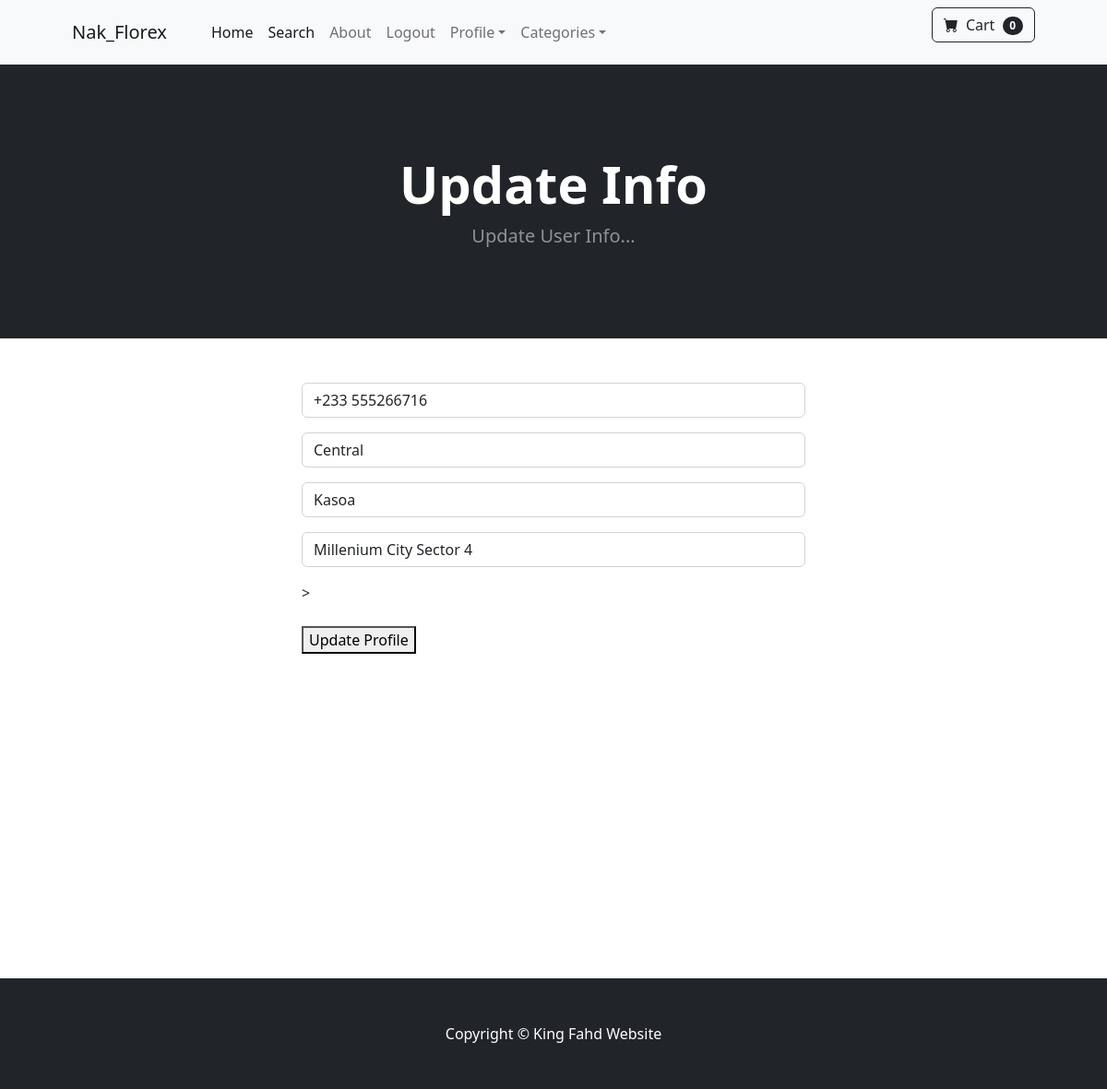
The page /update_info/ (signed in) on the database its author committed.
### main/models.py (models this page shows, shortened)
class Profile(models.Model):
    user = models.OneToOneField(User, on_delete=models.CASCADE)
    date_modified = models.DateTimeField(User, auto_now=True)
    phone = models.CharField(max_length=20, blank=True)
    region = models.CharField(max_length=200, blank=True)
    address1 = models.CharField(max_length=200, blank=True)
    address2 = models.CharField(max_length=200, blank=True)

### main/views.py (the view)
# urls.py: path("update_info/", views.update_info, name="update_info"),
def update_info(request):
    if request.user.is_authenticated:
        current_user = Profile.objects.get(user__id=request.user.id)
        form = UserInfoForm(request.POST or None, instance=current_user)
        if form.is_valid():
            form.save()
            messages.success(request, 'Your info has been updated!!!')
            return redirect('index')
        return render(request, "update_info.html", {'form':form})
    else:
        messages.success(request, 'Your must be logged in to access that page!!!')
        return redirect('index')

### main/forms.py
class UserInfoForm(forms.ModelForm):
    phone = forms.CharField(label="", widget=forms.TextInput(attrs={'class':'form-control', 'placeholder':'Phone'}), required=False)
    region = forms.CharField(label="", widget=forms.TextInput(attrs={'class':'form-control', 'placeholder':'region'}), required=False)
    address1 = forms.CharField(label="", widget=forms.TextInput(attrs={'class':'form-control', 'placeholder':'address1'}), required=False)
    address2 = forms.CharField(label="", widget=forms.TextInput(attrs={'class':'form-control', 'placeholder':'address2'}), required=False)
    class Meta:
        model = Profile
        fields = ('phone', 'region', 'address1', 'address2')

### cart/cart.py (called while the page is built)
    def __len__(self):
        return len(self.cart)

### cart/context_processors.py (called while the page is built)
def cart(request):
    return {'cart':Cart(request)}

### florex/template/update_info.html (shortened to what this page needs)
<!-- {% extends 'base.html' %}
{% load static %}
{% block content %}
<header class="bg-dark py-5">
    <div class="container px-4 px-lg-5 my-5">
        <div class="text-center text-white">
            <h1 class="display-4 fw-bolder">Update Info</h1>
            <p class="lead fw-normal text-white-50 mb-0">Update User Info...</p>
        </div>
    </div>
</header>
<div class="container">
    <div class="row">
        <div class="col-md-6 offset-md-3">
            <br/><br/>
            <form method="POST" action="{% url 'update_info' %}">
                {{ form.as_p }}
                ><br/><br/>
                <button type="submit" btn btn-secondary>Update Profile</button>
            </form>
        </div>
    </div>
</div>
        <br/><br/><br/><br/><br/><br/><br/><br/><br/><br/><br/><br/><br/><br/>
{% endblock %} -->

### rows shown on the page
Profile: phone "+233 555266716", region "Central", address1 "Kasoa", address2 "Millenium City Sector 4"

### other values the page prints
{{ cart|length }} "0"
